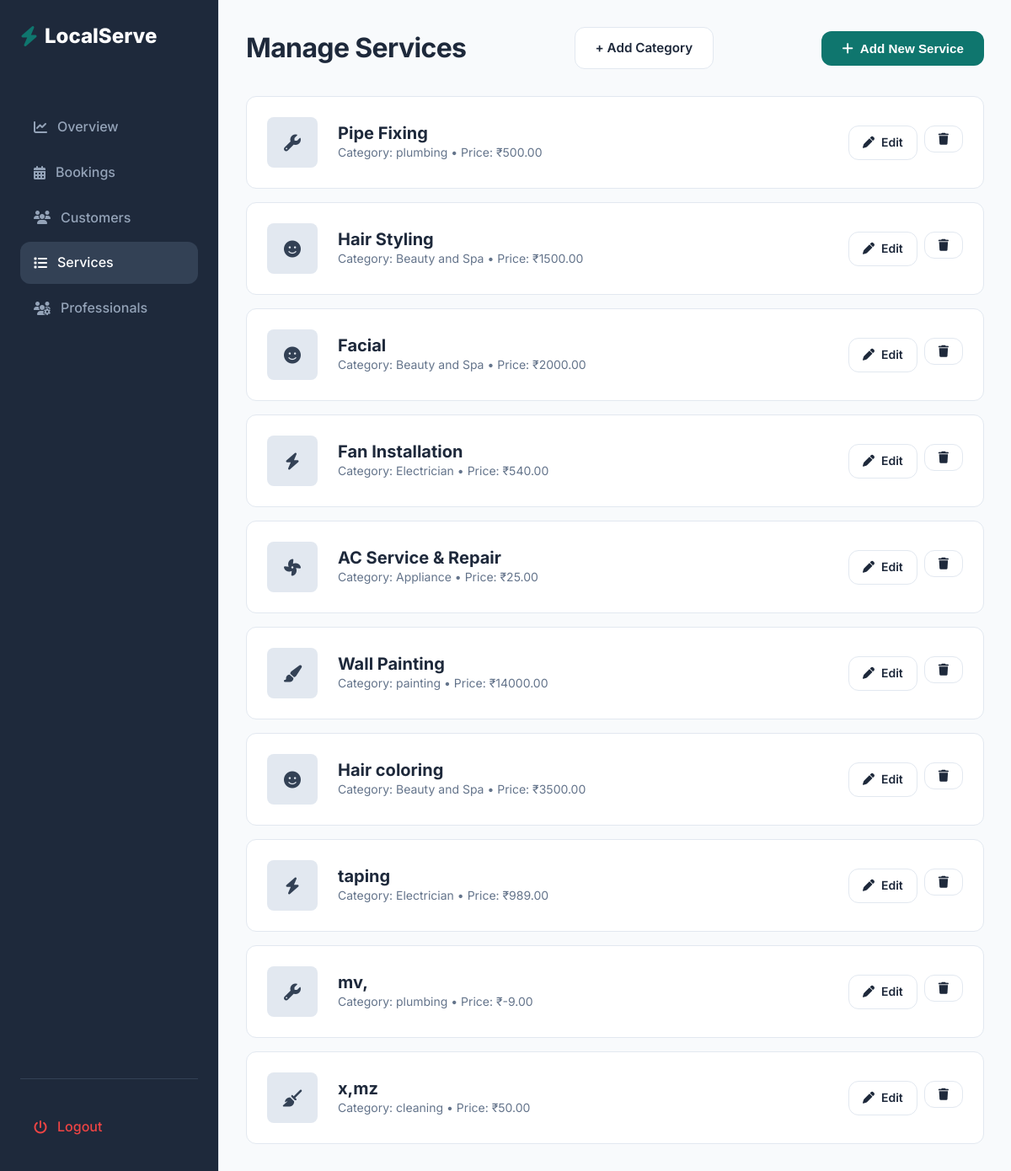
/services/admin_services/ (signed in), run on an earlier commit of the app's database.
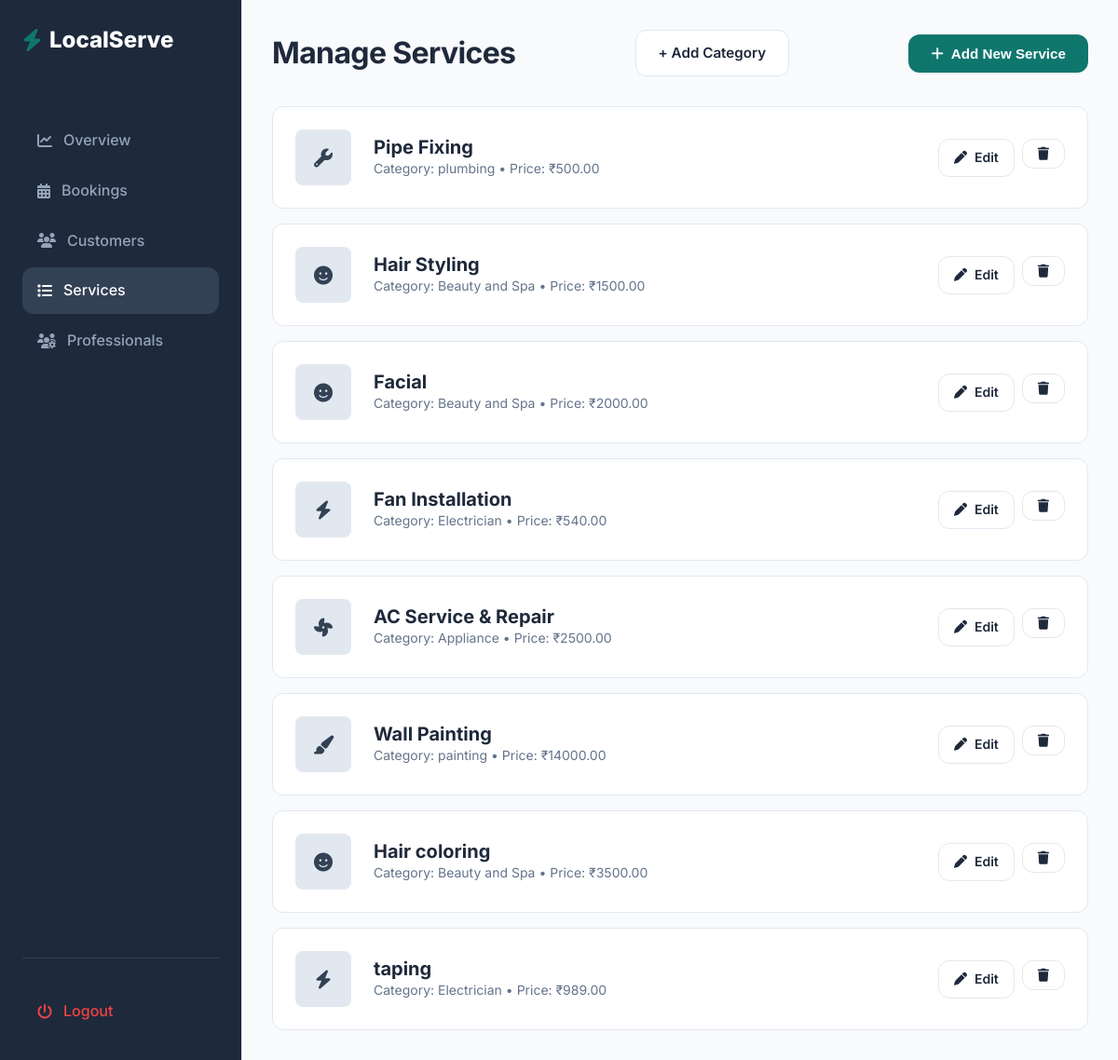
And on a later commit of the database.
### services/models.py (models this page shows, shortened)
class Service(models.Model):
    category = models.ForeignKey(ServiceCategory, on_delete=models.CASCADE, related_name = "services")
    title = models.CharField(max_length=150)
    description = models.TextField()
    price = models.DecimalField(max_digits=8,decimal_places=2)
    duration_minutes = models.IntegerField()
    image = models.ImageField(upload_to="services/",blank=True, null=True)
    is_active = models.BooleanField(default=True)
    created_at = models.DateTimeField(auto_now_add=True)
    is_best_seller = models.BooleanField(default=False)
    includes = models.TextField(blank=True,default="",
        help_text="Enter one item per line (e.g. Deep dusting, Floor cleaning, etc.)"
    )

class ServiceCategory(models.Model):
    name = models.CharField(max_length = 100,unique=True)
    icon = models.CharField(max_length = 100,blank=True)
    is_active = models.BooleanField(default = True)

### services/views.py (the view)
# urls.py: path('admin_services/',views.admin_services, name='admin_services'),
@login_required
@never_cache
def admin_services(request):
    services = Service.objects.select_related('category').all()
    return render(request,'admin/services/admin_services.html',{'services':services})

### templates/admin/services/admin_services.html (shortened to what this page needs)
{% extends "base_admin.html" %}
        {% block content %}
            <div class="flex justify-between items-center" style="margin-bottom: 2rem;">
                <h2>Manage Services</h2>
                <a href="{% url 'add_category' %}" class="btn btn-secondary">
                    + Add Category
                </a>
                <a href="{% url "add_service" %}">
                <button class="btn btn-primary"><i class="fa-solid fa-plus"></i> Add New Service</button>
                </a>
            </div>
            <div class="grid grid-cols-1 gap-md">
                 {% for service in services %}
                <div class="card flex justify-between items-center">
                    <div class="flex items-center gap-lg">
                        <div
                            style="width: 60px; height: 60px; background: #E2E8F0; border-radius: 8px; display: flex; align-items: center; justify-content: center;">
                            <i class="fa-solid {{ service.category.icon }} fa-lg"></i>
                        </div>
                        <div>
                            <h4 style="margin: 0;">{{ service.title }}</h4>
                            <p class="text-sm text-light">Category: {{service.category.name}} • Price: ₹{{ service.price }}</p>
                        </div>
                    </div>
                    <div class="flex gap-sm">
                        <a href="{% url "edit_service" service.id %}" class="btn btn-secondary btn-sm"><i class="fa-solid fa-pen"></i> Edit</a>
                        <form action="{% url 'delete_service' service.id %}" method="post" style="display:inline;">
                        <button class="btn btn-secondary btn-sm text-danger" onclick="return confirm('Are you sure you want to delete this service?');"><i class="fa-solid fa-trash"></i></button>
                        </form>
                    </div>
                </div>
                {% endfor %}
            </div>
        {% endblock %}

What changed in the data, as far as the page shows it:
removed Service: title "mv,", category.name "plumbing", price "-9.00"
removed Service: title "x,mz", category.name "cleaning", price "50.00"
changed Service "AC Service & Repair": price "25.00" → "2500.00"
